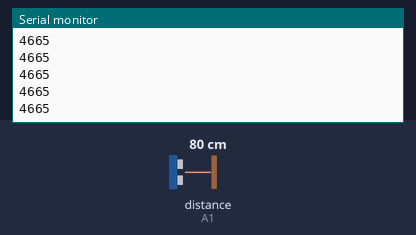
Simulated run of this sketch. Board: Arduino Uno, built with avr-gcc and run on an emulated ATmega328P. Shown: the last lines printed to the serial monitor. Wiring (inferred from the names in the program): ultrasonic range finder: trigger A0; echo A1. The test bench sets the inputs (shaded band); at power-on: distance to the obstacle (sensor on A1) 80 cm. The echo pulse lasts 58.3 µs per cm.

Above: at 1.2 s.
1.3 s: distance to the obstacle (sensor on A1) set to 2 cm
At 1.34 s:
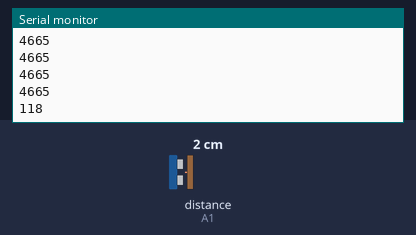
2.8 s: distance to the obstacle (sensor on A1) set to 4 cm
At 2.82 s:
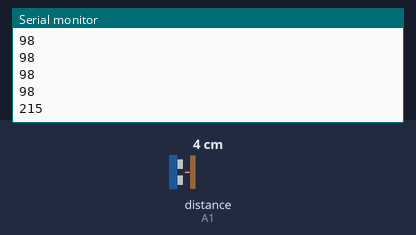
Timing chart, 0 to 5.8 s (numbered marks = the images above; inputs shaded):
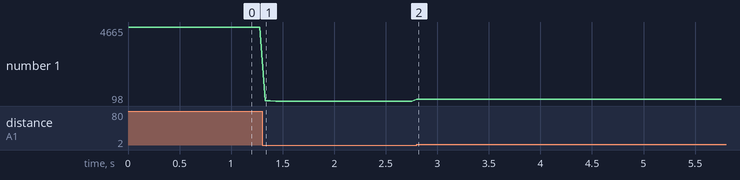

Measured:
- after the input at 1.3 s, the serial monitor: prints a new line at once (image 1)
- after the input at 2.8 s, the serial monitor: prints a new line at once (image 2)
- plotted number 1: 4665 → 98 after the input at 1.3 s, 98 → 215 after the input at 2.8 s

The sketch:

HCSR04_Test.ino
```cpp
#define echoPin A1 // Echo Pin
#define trigPin A0 // Trigger Pin

int maximumRange = 200; // Maximum range needed
int minimumRange = 0; // Minimum range needed
long getDist;

void setup() {
  Serial.begin (9600);
  pinMode(trigPin, OUTPUT);
  pinMode(echoPin, INPUT);
}

long getDistance(){
  long duration, distance; // Duration used to calculate distance

  //trigger off
  digitalWrite(trigPin, LOW);
  delayMicroseconds(2);

  //trigger on
  digitalWrite(trigPin, HIGH);
  delayMicroseconds(10);

  //trigger off and read
  digitalWrite(trigPin, LOW);
  duration = pulseIn(echoPin, HIGH);

  //Calculate the distance (in cm) based on the speed of sound.
  distance = duration/58.2;
}

void loop() {
  getDist = getDistance();
  Serial.println(getDist);

  //Delay 50ms before next reading.
  delay(50);
}
```
